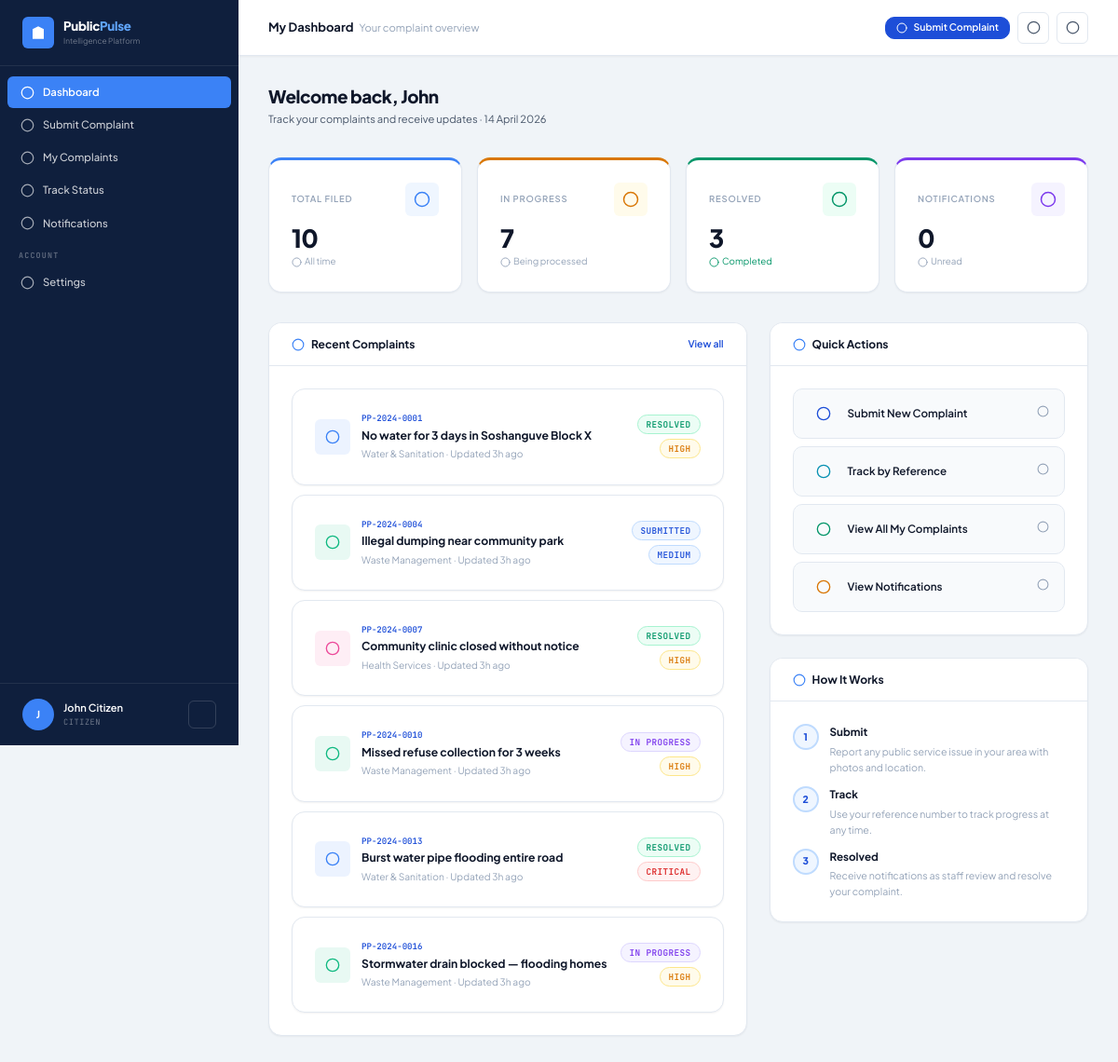
The page /citizen/dashboard.php (signed in) on the database its author committed.
### tables this page shows
CREATE TABLE `users` (
  `id` int(10) UNSIGNED NOT NULL,
  `name` varchar(120) NOT NULL,
  `email` varchar(180) NOT NULL,
  `password` varchar(255) NOT NULL,
  `role` enum('citizen','admin','analyst') NOT NULL DEFAULT 'citizen',
  `phone` varchar(20) DEFAULT NULL,
  `ward` varchar(100) DEFAULT NULL,
  `is_active` tinyint(1) NOT NULL DEFAULT 1,
  `created_at` datetime NOT NULL DEFAULT current_timestamp(),
  `updated_at` datetime NOT NULL DEFAULT current_timestamp() ON UPDATE current_timestamp()
);

CREATE TABLE `complaints` (
  `id` int(10) UNSIGNED NOT NULL,
  `reference_no` varchar(20) NOT NULL,
  `user_id` int(10) UNSIGNED NOT NULL,
  `category_id` int(10) UNSIGNED NOT NULL,
  `title` varchar(255) NOT NULL,
  `description` text NOT NULL,
  `location` varchar(255) DEFAULT NULL,
  `latitude` decimal(10,8) DEFAULT NULL,
  `longitude` decimal(11,8) DEFAULT NULL,
  `ward` varchar(100) DEFAULT NULL,
  `status` enum('submitted','in_review','in_progress','resolved','closed') NOT NULL DEFAULT 'submitted',
  `priority` enum('low','medium','high','critical') NOT NULL DEFAULT 'medium',
  `assigned_to` int(10) UNSIGNED DEFAULT NULL,
  `image_path` varchar(255) DEFAULT NULL,
  `ai_score` tinyint(3) UNSIGNED DEFAULT NULL,
  `ai_flags` longtext DEFAULT NULL CHECK (json_valid(`ai_flags`)),
  `created_at` datetime NOT NULL DEFAULT current_timestamp(),
  `updated_at` datetime NOT NULL DEFAULT current_timestamp() ON UPDATE current_timestamp()
);

CREATE TABLE `categories` (
  `id` int(10) UNSIGNED NOT NULL,
  `name` varchar(100) NOT NULL,
  `slug` varchar(100) NOT NULL,
  `icon` varchar(50) DEFAULT 'tag',
  `color` varchar(20) DEFAULT '#3b82f6',
  `description` text DEFAULT NULL,
  `is_active` tinyint(1) NOT NULL DEFAULT 1,
  `created_at` datetime NOT NULL DEFAULT current_timestamp()
);

### citizen/dashboard.php (the view, shortened to what the rows shown need)
<?php
require_once __DIR__ . '/../includes/config.php';
require_once __DIR__ . '/../includes/functions.php';
require_once __DIR__ . '/../includes/layout.php';
$user = currentUser();
$uid  = $user['id'];
$resolved = (int)Database::fetchScalar("SELECT COUNT(*) FROM complaints WHERE user_id=? AND status='resolved'",[$uid]);
$recent = Database::fetchAll("
    SELECT c.id,c.reference_no,c.title,c.status,c.priority,c.updated_at,c.created_at,
           cat.name AS category_name,cat.icon AS cat_icon,cat.color AS cat_color
    FROM complaints c JOIN categories cat ON cat.id=c.category_id
    WHERE c.user_id=? ORDER BY c.updated_at DESC LIMIT 6
",[$uid]);
echo renderHead('My Dashboard');
echo '<div class="app-shell">';
echo renderSidebar('citizen_dashboard',$user);
echo '<div class="main-content">';
?>
<div class="page-content">
  <div class="page-header">
    <div>
      <div class="page-title">Welcome back, <?= htmlspecialchars(explode(' ',$user['name'])[0]) ?></div>
      <div class="page-subtitle">Track your complaints and receive updates · <?= date('d F Y') ?></div>
    </div>
  </div>
  <div class="kpi-grid" style="grid-template-columns:repeat(4,1fr)">
    <div class="kpi-card green">
      <div class="kpi-header"><div class="kpi-label">Resolved</div><div class="kpi-icon"><?= icon('check-circle') ?></div></div>
      <div class="kpi-value" data-counter="<?= $resolved ?>"><?= $resolved ?></div>
      <div class="kpi-change up"><?= icon('trending-up') ?> Completed</div>
    </div>
  </div>
  <div class="grid-3-2" style="align-items:start">
    <div class="card">
      <?php if (empty($recent)): ?>
        <div class="empty-state">
          <div class="empty-icon"><?= icon('inbox') ?></div>
          <h3>No complaints yet</h3>
          <p>Submit your first complaint to report issues in your community.</p>
          <a href="<?= APP_URL ?>/citizen/submit.php" class="btn btn-primary" style="margin-top:var(--space-md)"><?= icon('plus') ?> Submit Complaint</a>
        </div>
      <?php else: ?>
        <div class="card-body" style="display:flex;flex-direction:column;gap:10px">
          <?php foreach ($recent as $c): ?>
            <a href="<?= APP_URL ?>/citizen/complaint_detail.php?id=<?= $c['id'] ?>" class="complaint-card">
              <div style="display:flex;align-items:center;gap:12px">
                <div style="width:38px;height:38px;border-radius:var(--radius-sm);background:<?= htmlspecialchars($c['cat_color']) ?>18;display:flex;align-items:center;justify-content:center;flex-shrink:0;color:<?= htmlspecialchars($c['cat_color']) ?>">
                  <?= icon($c['cat_icon']??'tag') ?>
                </div>
                <div style="flex:1;min-width:0">
                  <div style="font-family:var(--font-mono);font-size:.65rem;color:var(--primary);font-weight:600"><?= htmlspecialchars($c['reference_no']) ?></div>
                  <div style="font-weight:700;font-size:.87rem;overflow:hidden;text-overflow:ellipsis;white-space:nowrap;margin-top:1px"><?= htmlspecialchars($c['title']) ?></div>
                  <div style="font-size:.73rem;color:var(--text-muted);margin-top:2px"><?= htmlspecialchars($c['category_name']) ?> · Updated <?= timeAgo($c['updated_at']) ?></div>
                </div>
                <div style="display:flex;flex-direction:column;align-items:flex-end;gap:5px;flex-shrink:0">
                  <?= statusBadge($c['status']) ?>
                  <?= priorityBadge($c['priority']) ?>
                </div>
              </div>
            </a>
          <?php endforeach; ?>
        </div>
      <?php endif; ?>
    </div>
  </div>
</div>
<?= renderFoot() ?>

### includes/layout.php (shortened to what the rows shown need)
<?php
require_once __DIR__ . '/icons.php';
function renderHead(string $title, array $extraCss = []): string
{
    $base   = APP_URL;
    $csrf   = csrfToken();
    $role   = $_SESSION['user_role'] ?? 'citizen';
    $extras = implode("\n", array_map(fn($h) => "<link rel=\"stylesheet\" href=\"{$h}\">", $extraCss));
    return <<<HTML
<!DOCTYPE html>
<html lang="en">
<head>
<meta charset="UTF-8">
<meta name="viewport" content="width=device-width,initial-scale=1">
<meta name="csrf-token" content="{$csrf}">
<title>{$title} — PublicPulse AI</title>
<link rel="preconnect" href="https://fonts.googleapis.com">
<link rel="preconnect" href="https://fonts.gstatic.com" crossorigin>
<link href="https://fonts.googleapis.com/css2?family=Plus+Jakarta+Sans:wght@300;400;500;600;700;800&family=JetBrains+Mono:wght@400;500;600&display=swap" rel="stylesheet">
<link rel="stylesheet" href="{$base}/assets/css/app.css">
{$extras}
<script src="https://cdn.jsdelivr.net/npm/chart.js@4.4.0/dist/chart.umd.min.js"></script>
<script>
  const PP_URL = '{$base}';
  const PP_ROLE = '{$role}';
</script>
</head>
<body>
HTML;
}
function renderSidebar(string $active = '', ?array $user = null): string
{
    $base  = APP_URL;
    $role  = $user['role'] ?? 'citizen';
    $name  = htmlspecialchars($user['name'] ?? 'User');
    $init  = strtoupper(mb_substr($user['name'] ?? 'U', 0, 1));
    $roles = ['admin' => 'Administrator', 'analyst' => 'Data Analyst', 'citizen' => 'Citizen'];
    $rl    = $roles[$role] ?? 'User';
    $openCount = _getSidebarOpenCount();
    $logoSvg = '<svg width="18" height="18" viewBox="0 0 24 24" fill="white" stroke="none"><path d="M3 21h18M4 21V7l8-4 8 4v14M9 21V12h6v9M9 9h1m4 0h1M9 15h1m4 0h1"/></svg>';
    $nav = '';
    if ($role === 'citizen') {
        $nav .= _navItem($base.'/citizen/dashboard.php',    'dashboard',   'Dashboard',         'citizen_dashboard',  $active);
        $nav .= _navItem($base.'/citizen/submit.php',       'plus-circle', 'Submit Complaint',  'citizen_submit',     $active);
        $nav .= _navItem($base.'/citizen/complaints.php',   'list',        'My Complaints',     'citizen_complaints', $active);
        $nav .= _navItem($base.'/citizen/track.php',        'search',      'Track Status',      'citizen_track',      $active);
        $nav .= _navItem($base.'/citizen/notifications.php','bell',        'Notifications',     'citizen_notif',      $active);
    }
    $nav .= _navSection('Account');
    $nav .= _navItem($base.'/settings.php', 'settings', 'Settings', 'settings', $active);
    return <<<HTML
<aside class="sidebar" id="appSidebar">
  <div class="sidebar-logo">
    <div class="sidebar-logo-icon">{$logoSvg}</div>
    <div>
      <div class="sidebar-logo-text">Public<span>Pulse</span></div>
      <div class="sidebar-logo-sub">Intelligence Platform</div>
    </div>
  </div>
  <nav class="sidebar-nav">{$nav}</nav>
  <div class="sidebar-footer">
    <div class="sidebar-user">
      <div class="avatar">{$init}</div>
      <div class="user-meta" style="flex:1;min-width:0">
        <div class="user-name">{$name}</div>
        <div class="user-role">{$rl}</div>
      </div>
      <a href="{$base}/auth/logout.php" title="Sign out"
         style="width:30px;height:30px;border:1px solid rgba(255,255,255,.15);background:transparent;color:rgba(255,255,255,.6);border-radius:6px;display:flex;align-items:center;justify-content:center;flex-shrink:0;transition:all .2s;text-decoration:none"
         onmouseover="this.style.background='rgba(255,255,255,.1)'" onmouseout="this.style.background='transparent'">
        <?= icon('logout','',14) ?>
      </a>
    </div>
  </div>
</aside>
HTML;
}
function _navSection(string $label): string
{
    return "<div class=\"nav-section-label\">{$label}</div>";
}
function _navItem(string $href, string $iconName, string $label, string $key, string $active, int $badge = 0): string
{
    $isActive  = $active === $key ? 'active' : '';
    $badgeHtml = $badge > 0 ? "<span class=\"nav-badge\">{$badge}</span>" : '';
    $ic = icon($iconName);
    return "<a href=\"{$href}\" class=\"nav-item {$isActive}\">{$ic} {$label}{$badgeHtml}</a>";
}
function _getSidebarOpenCount(): int
{
    try {
        return (int)Database::fetchScalar("SELECT COUNT(*) FROM complaints WHERE status NOT IN ('resolved','closed')");
    } catch (\Throwable $e) { return 0; }
}
function renderFoot(array $extraJs = []): string
{
    $base    = APP_URL;
    $scripts = implode("\n", array_map(fn($s) => "<script src=\"{$s}\"></script>", $extraJs));
    return <<<HTML
<script src="{$base}/assets/js/app.js"></script>
{$scripts}
</body></html>
HTML;
}

### includes/icons.php (shortened to what the rows shown need)
<?php
function icon(string $name, string $extraStyle = '', int $size = 16): string
{
    $s = "width=\"{$size}\" height=\"{$size}\"";
    $v = 'viewBox="0 0 24 24"';
    $f = 'fill="none" stroke="currentColor" stroke-width="2" stroke-linecap="round" stroke-linejoin="round"';
    $st = $extraStyle ? " style=\"{$extraStyle}\"" : '';
    $p = $paths[$name] ?? '<circle cx="12" cy="12" r="10"/>';
    return "<svg {$s} {$v} {$f}{$st}>{$p}</svg>";
}

### includes/functions.php (shortened to what the rows shown need)
<?php
require_once __DIR__ . '/config.php';
function isLoggedIn(): bool
{
    return true;
}
function currentUser(): ?array
{
    $cache = Database::fetchOne(
        'SELECT id,name,email,role,ward,phone,is_active,created_at,updated_at FROM users WHERE id=? AND is_active=1',
        [$_SESSION['user_id']]
    );
    return $cache;
}
function csrfToken(): string
{
    return $_SESSION['csrf_token'];
}
function timeAgo(string $datetime): string
{
    $diff = time() - strtotime($datetime);
    if ($diff < 86400)  return (int)($diff/3600)  . 'h ago';
    return date('d M Y', strtotime($datetime));
}
function statusBadge(string $status): string
{
    $map = [
        'submitted'   => ['badge-blue',   'Submitted'],
        'in_review'   => ['badge-yellow', 'In Review'],
        'in_progress' => ['badge-purple', 'In Progress'],
        'resolved'    => ['badge-green',  'Resolved'],
        'closed'      => ['badge-gray',   'Closed'],
    ];
    [$cls, $lbl] = $map[$status] ?? ['badge-gray', ucfirst($status)];
    return "<span class=\"badge {$cls}\">{$lbl}</span>";
}
function priorityBadge(string $priority): string
{
    $map = [
        'low'      => ['badge-gray',   'Low'],
        'medium'   => ['badge-blue',   'Medium'],
        'high'     => ['badge-yellow', 'High'],
        'critical' => ['badge-red',    'Critical'],
    ];
    [$cls, $lbl] = $map[$priority] ?? ['badge-gray', ucfirst($priority)];
    return "<span class=\"badge {$cls}\">{$lbl}</span>";
}

### rows shown on the page
users: name "J", role "CITIZEN", name "John", id "3"
complaints: reference_no "PP-2024-0001", title "No water for 3 days in Soshanguve Block X", category.name "Water & Sanitation", updated_at "3h ago", lbl "RESOLVED", lbl "HIGH"
complaints: reference_no "PP-2024-0004", title "Illegal dumping near community park", category.name "Waste Management", updated_at "3h ago", lbl "SUBMITTED", lbl "MEDIUM"
complaints: reference_no "PP-2024-0007", title "Community clinic closed without notice", category.name "Health Services", updated_at "3h ago", lbl "RESOLVED", lbl "HIGH"
complaints: reference_no "PP-2024-0010", title "Missed refuse collection for 3 weeks", category.name "Waste Management", updated_at "3h ago", lbl "IN PROGRESS", lbl "HIGH"
complaints: reference_no "PP-2024-0013", title "Burst water pipe flooding entire road", category.name "Water & Sanitation", updated_at "3h ago", lbl "RESOLVED", lbl "CRITICAL"
complaints: reference_no "PP-2024-0016", title "Stormwater drain blocked — flooding homes", category.name "Waste Management", updated_at "3h ago", lbl "IN PROGRESS", lbl "HIGH"

### other values the page prints
$label "Dashboard Submit Complaint My Complaints Track Status Notifications Settings"
$label "ACCOUNT"
$name "John Citizen"
$title_esc "My Dashboard"
$sub_esc "Your complaint overview"
$btn['label'] "Submit Complaint"
$total "10"
$open "7"
$unread "0"
$action['label'] "Submit New Complaint"
$action['label'] "Track by Reference"
$action['label'] "View All My Complaints"
$action['label'] "View Notifications"
$num "1"
$title "Submit"
